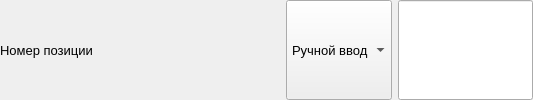
        <widget class="QWidget" name="widget_positionNumber" native="true">
         <property name="sizePolicy">
          <sizepolicy hsizetype="Preferred" vsizetype="Preferred">
           <horstretch>0</horstretch>
           <verstretch>0</verstretch>
          </sizepolicy>
         </property>
         <property name="font">
          <font>
           <family>Segoe UI</family>
           <pointsize>16</pointsize>
          </font>
         </property>
         <layout class="QHBoxLayout" name="horizontalLayout_positionNumber">
          <property name="spacing">
           <number>6</number>
          </property>
          <property name="leftMargin">
           <number>0</number>
          </property>
          <property name="topMargin">
           <number>0</number>
          </property>
          <property name="rightMargin">
           <number>0</number>
          </property>
          <property name="bottomMargin">
           <number>0</number>
          </property>
          <item>
           <widget class="QLabel" name="label_positionNumber">
            <property name="sizePolicy">
             <sizepolicy hsizetype="Preferred" vsizetype="Preferred">
              <horstretch>0</horstretch>
              <verstretch>0</verstretch>
             </sizepolicy>
            </property>
            <property name="minimumSize">
             <size>
              <width>280</width>
              <height>0</height>
             </size>
            </property>
            <property name="maximumSize">
             <size>
              <width>280</width>
              <height>16777215</height>
             </size>
            </property>
            <property name="font">
             <font>
              <family>Segoe UI</family>
              <pointsize>10</pointsize>
             </font>
            </property>
            <property name="text">
             <string>Номер позиции</string>
            </property>
           </widget>
          </item>
          <item>
           <widget class="QComboBox" name="comboBox_positionNumber">
            <property name="sizePolicy">
             <sizepolicy hsizetype="Preferred" vsizetype="Preferred">
              <horstretch>0</horstretch>
              <verstretch>0</verstretch>
             </sizepolicy>
            </property>
            <property name="font">
             <font>
              <family>Segoe UI</family>
              <pointsize>10</pointsize>
             </font>
            </property>
            <property name="styleSheet">
             <string notr="true">padding: 2px 5px;</string>
            </property>
            <item>
             <property name="text">
              <string>Ручной ввод</string>
             </property>
            </item>
           </widget>
          </item>
          <item>
           <widget class="QLineEdit" name="lineEdit_positionNumber">
            <property name="sizePolicy">
             <sizepolicy hsizetype="Preferred" vsizetype="Preferred">
              <horstretch>0</horstretch>
              <verstretch>0</verstretch>
             </sizepolicy>
            </property>
            <property name="minimumSize">
             <size>
              <width>0</width>
              <height>0</height>
             </size>
            </property>
            <property name="font">
             <font>
              <family>Segoe UI</family>
              <pointsize>10</pointsize>
             </font>
            </property>
            <property name="focusPolicy">
             <enum>Qt::FocusPolicy::ClickFocus</enum>
            </property>
            <property name="styleSheet">
             <string notr="true">padding: 2px 5px;</string>
            </property>
           </widget>
          </item>
         </layout>
        </widget>
